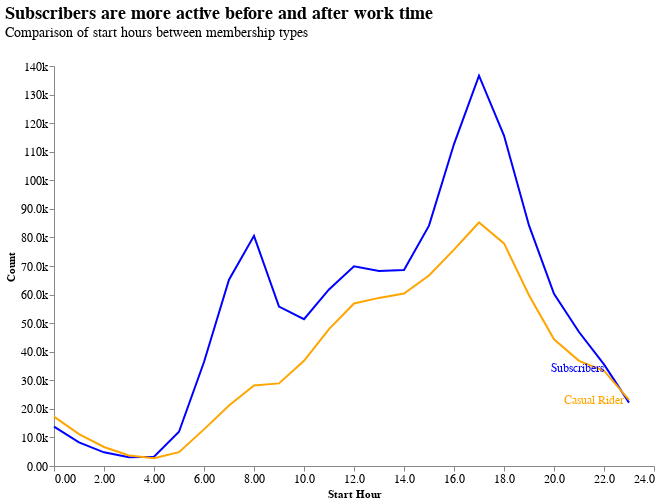

Here is the notebook cell this chart was saved with:
### Markdown cell above
- Jam berapa annual member dan casual riders biasa menggunakan layanan?

### Code cell
# Filter data for annual member and casual riders
annual_member_trips = df[df['member_casual']  == 'subscriber']
casual_rider_trips = df[df['member_casual'] == 'casual']

# Count the number of trips starting at each hour
annual_member_counts = annual_member_trips['start_hour'].value_counts().sort_index().reset_index()
casual_rider_counts = casual_rider_trips['start_hour'].value_counts().sort_index().reset_index()

# Rename columns
annual_member_counts.columns = ['start_hour', 'count']
casual_rider_counts.columns = ['start_hour', 'count']

# annual member line
annual_member_chart = alt.Chart(annual_member_counts).mark_line(color='blue').encode(
    x=alt.X('start_hour:Q', title='Start Hour', scale=alt.Scale(domain=(0, 24))).axis(format=".3s"),
    y=alt.Y('count:Q', title='Count'),
    tooltip=['start_hour:Q', 'count:Q']
).properties(
    width=600,
    height=400
)

# casual rider line
casual_rider_chart = alt.Chart(casual_rider_counts).mark_line(color='orange').encode(
    x=alt.X('start_hour:Q', title='Start Hour', scale=alt.Scale(domain=(0, 24))).axis(format=".3s"),
    y='count:Q',
    tooltip=['start_hour:Q', 'count:Q']
).properties(
    width=600,
    height=400
)

# annual member text annotation
annual_member_annotation = alt.Chart(annual_member_counts.tail(1)).mark_text(
    align='right',
    baseline='middle',
    dx=-25,  
    dy=-35,  
    color='blue',  
    fontSize=12
).encode(
    x=alt.X('start_hour:Q', stack='zero'),
    y=alt.Y('count:Q').axis(format=".3s"),
    text=alt.value('Subscribers')
)

# casual member text annotation
casual_rider_annotation = alt.Chart(casual_rider_counts.tail(1)).mark_text(
    align='right',
    baseline='middle',
    dx=-5, 
    dy=0,  
    color='orange',  
    fontSize=12
).encode(
    x=alt.X('start_hour:Q', stack='zero'),
    y=alt.Y('count:Q').axis(format=".3s"),
    text=alt.value('Casual Rider')
)

# show combined elements
(annual_member_chart + casual_rider_chart + annual_member_annotation + casual_rider_annotation).properties(
    title=alt.Title('Subscribers are more active before and after work time', 
                    subtitle='Comparison of start hours between membership types',
                    anchor='start',
                    fontSize=18,
                    subtitleFontSize=14,
                    offset=20)
).configure_axis(
    grid=False,
    labelFontSize=12
).configure_view(
    stroke=None
)

### Figure 1 — Vega-Lite specification as saved in the notebook (floating-point values rounded to 4 significant figures)
{"config": {"view": {"continuousWidth": 300, "continuousHeight": 300, "stroke": null}, "axis": {"grid": false, "labelFontSize": 12}}, "layer": [{"data": {"name": "data-f58ce5296b3162acae552063227a8bae"}, "mark": {"type": "line", "color": "blue"}, "encoding": {"tooltip": [{"field": "start_hour", "type": "quantitative"}, {"field": "count", "type": "quantitative"}], "x": {"axis": {"format": ".3s"}, "field": "start_hour", "scale": {"domain": [0, 24]}, "title": "Start Hour", "type": "quantitative"}, "y": {"field": "count", "title": "Count", "type": "quantitative"}}}, {"data": {"name": "data-3f78a36572995b84933d247cd7af33dd"}, "mark": {"type": "line", "color": "orange"}, "encoding": {"tooltip": [{"field": "start_hour", "type": "quantitative"}, {"field": "count", "type": "quantitative"}], "x": {"axis": {"format": ".3s"}, "field": "start_hour", "scale": {"domain": [0, 24]}, "title": "Start Hour", "type": "quantitative"}, "y": {"field": "count", "type": "quantitative"}}}, {"data": {"name": "data-739d4dc8c805ac4641b78328bf436f3f"}, "mark": {"type": "text", "align": "right", "baseline": "middle", "color": "blue", "dx": -25, "dy": -35, "fontSize": 12}, "encoding": {"text": {"value": "Subscribers"}, "x": {"field": "start_hour", "stack": "zero", "type": "quantitative"}, "y": {"axis": {"format": ".3s"}, "field": "count", "type": "quantitative"}}}, {"data": {"name": "data-5497a0e5bfb1c473b19e5577ec1e8697"}, "mark": {"type": "text", "align": "right", "baseline": "middle", "color": "orange", "dx": -5, "dy": 0, "fontSize": 12}, "encoding": {"text": {"value": "Casual Rider"}, "x": {"field": "start_hour", "stack": "zero", "type": "quantitative"}, "y": {"axis": {"format": ".3s"}, "field": "count", "type": "quantitative"}}}], "height": 400, "title": {"text": "Subscribers are more active before and after work time", "anchor": "start", "fontSize": 18, "offset": 20, "subtitle": "Comparison of start hours between membership types", "subtitleFontSize": 14}, "width": 600, "$schema": "https://vega.github.io/schema/vega-lite/v5.16.3.json", "datasets": {"data-f58ce5296b3162acae552063227a8bae": [{"start_hour": 0, "count": 13756}, {"start_hour": 1, "count": 8275}, {"start_hour": 2, "count": 4793}, {"start_hour": 3, "count": 3092}, {"start_hour": 4, "count": 3237}, {"start_hour": 5, "count": 11988}, {"start_hour": 6, "count": 36406}, {"start_hour": 7, "count": 65184}, {"start_hour": 8, "count": 80566}, {"start_hour": 9, "count": 55806}, {"start_hour": 10, "count": 51394}, {"start_hour": 11, "count": 61809}, {"start_hour": 12, "count": 69880}, {"start_hour": 13, "count": 68218}, {"start_hour": 14, "count": 68633}, {"start_hour": 15, "count": 84126}, {"start_hour": 16, "count": 112684}, {"start_hour": 17, "count": 136600}, {"start_hour": 18, "count": 115641}, {"start_hour": 19, "count": 84192}, {"start_hour": 20, "count": 60236}, {"start_hour": 21, "count": 46887}, {"start_hour": 22, "count": 35547}, {"start_hour": 23, "count": 22175}], "data-3f78a36572995b84933d247cd7af33dd": [{"start_hour": 0, "count": 17285}, {"start_hour": 1, "count": 11164}, {"start_hour": 2, "count": 6649}, {"start_hour": 3, "count": 3700}, {"start_hour": 4, "count": 2724}, {"start_hour": 5, "count": 4837}, {"start_hour": 6, "count": 12814}, {"start_hour": 7, "count": 21185}, {"start_hour": 8, "count": 28159}, {"start_hour": 9, "count": 28920}, {"start_hour": 10, "count": 36818}, {"start_hour": 11, "count": 47919}, {"start_hour": 12, "count": 56865}, {"start_hour": 13, "count": 58836}, {"start_hour": 14, "count": 60369}, {"start_hour": 15, "count": 66671}, {"start_hour": 16, "count": 75743}, {"start_hour": 17, "count": 85243}, {"start_hour": 18, "count": 77903}, {"start_hour": 19, "count": 59757}, {"start_hour": 20, "count": 44368}, {"start_hour": 21, "count": 36792}, {"start_hour": 22, "count": 33349}, {"start_hour": 23, "count": 23170}], "data-739d4dc8c805ac4641b78328bf436f3f": [{"start_hour": 23, "count": 22175}], "data-5497a0e5bfb1c473b19e5577ec1e8697": [{"start_hour": 23, "count": 23170}]}}
